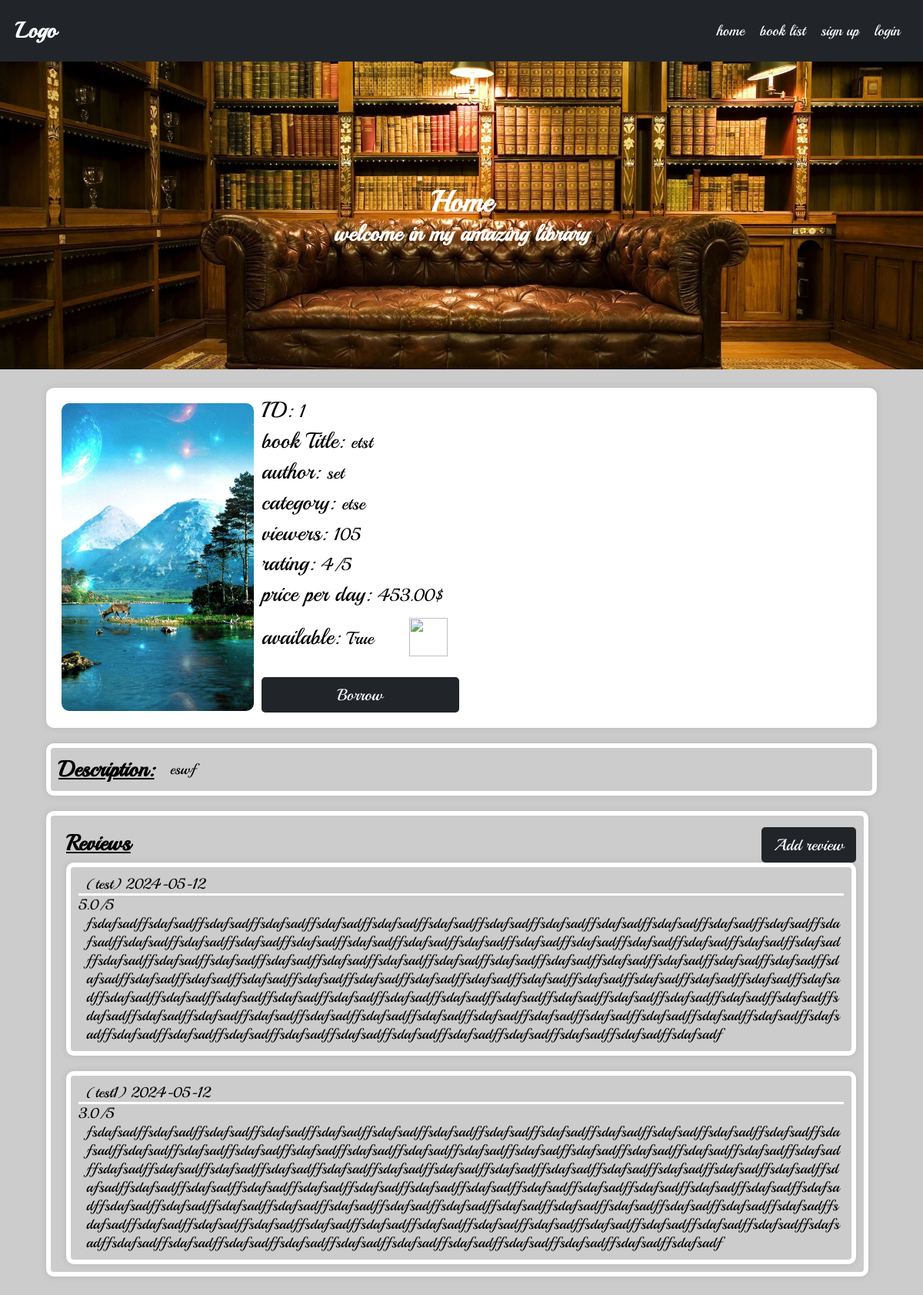
/books/sdfsdaf/, run on an earlier commit of the app's database.
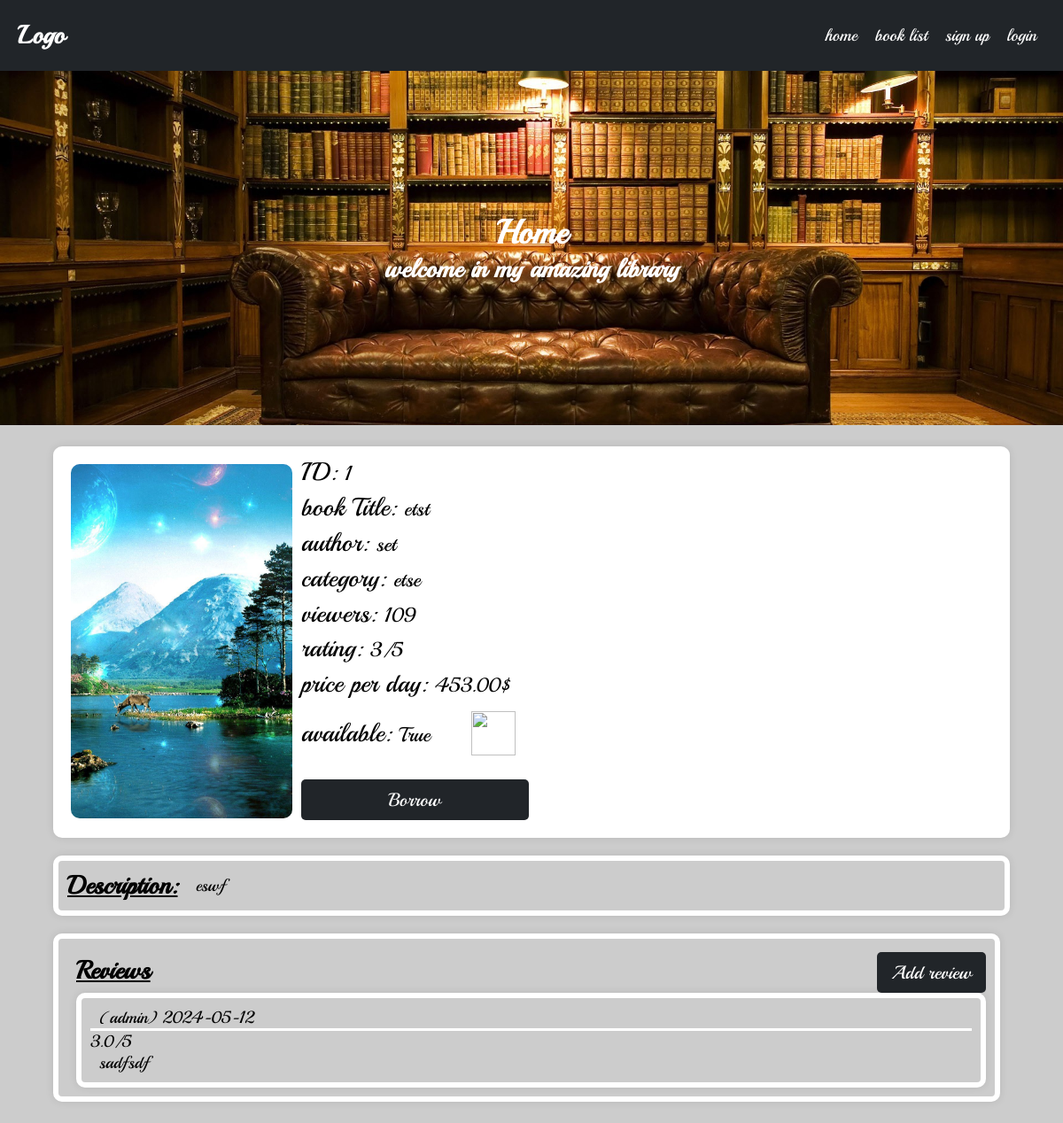
And on a later commit of the database.
### books/models.py (models this page shows, shortened)
class Book(BasicModel):
    uploaded_by = models.ForeignKey(User, on_delete=models.CASCADE, related_name='books')
    category = models.ForeignKey(Category, on_delete=models.CASCADE, related_name='books')
    viewers = models.ManyToManyField(User, through=Viewers, related_name='viewed_books')
    title = models.CharField(max_length=100)
    author = models.CharField(max_length=100)
    price = models.DecimalField(max_digits=5, decimal_places=2)
    description = models.TextField()
    borrower = models.ForeignKey(User, on_delete=models.SET_NULL, related_name='borrowed_books', null=True, blank=True)
    objects = BookManager()
    @property
    def is_borrowed(self):
        return self.borrower is not None
    @property
    def rating(self):
        return self.ratings.aggregate(avg_rating=Avg('rating'))['avg_rating'] or '~'
    @property
    def views(self):
        return self.user_viewers.aggregate(total_views=Sum('count'))['total_views'] or 0
    class Meta:
        verbose_name = 'Book'
        verbose_name_plural = 'Books'

class BookImage(BasicModel):
    image = models.ImageField(upload_to=book_cover_path, null=True, blank=True)
    book = models.OneToOneField(Book, on_delete=models.CASCADE, related_name='image', null=True, blank=True)
    class Meta:
        verbose_name = 'Book Image'
        verbose_name_plural = 'Book Images'
    @property
    def url(self):
        return self.image.url

### categories/models.py (models this page shows)
class Category(BasicModel):
    title = models.CharField(max_length=100)
    class Meta:
        verbose_name = 'Category'
        verbose_name_plural = 'Categories'
    def __str__(self):
        return self.title

### ratings/models.py (models this page shows, shortened)
class Rating(BasicModel):
    user = models.ForeignKey(User, on_delete=models.CASCADE, related_name='ratings')
    book = models.ForeignKey('books.Book', on_delete=models.CASCADE, related_name='ratings')
    rating = models.DecimalField(max_digits=3, decimal_places=1)
    review = models.TextField(blank=True, null=True)
    active = models.BooleanField(default=True)
    class Meta:
        verbose_name = 'rating'
        verbose_name_plural = 'ratings'

### books/views.py (the view)
# urls.py: path('<slug:slug>/', views.BookDetailView.as_view(), name='book_details'),
class BookDetailView(DetailView):
    model = Book
    def get_queryset(self):
        if (self.request.user.is_authenticated):
            Book.objects.active().get(slug=self.kwargs['slug']).increase_views(self.request.user)
        return Book.objects.active().filter(slug=self.kwargs['slug'])

### books/models.py (called while the page is built)
    def get_queryset(self):
        return queryset(self.model, using=self._db)

    def active(self):
        return self.get_queryset().filter(active=True)

### books/templatetags/custom_filters.py (called while the page is built)
@register.filter(name='not')
def not_gate(value):
    return not value

@register.filter(name='is_not_object_owner')
def is_not_object_owner(request_user, object_list):
    for obj in object_list:
        if obj.user == request_user:
            return True
    return False

### templates/books/book_detail.html (shortened to what this page needs)
{% extends "base.html" %}
{% load static %}
{% load custom_filters %}
{% block style %}
<link rel="stylesheet" href="{% static 'assets/css/details.css' %}">
{% endblock %}
{% block content %}
<div class="container details-container">
    <div class="row">
        <div class="col-sm-6 col-md-3 ">
            <img class="w-100" id="bookImg" src="{{object.image.url}}" alt="">
        </div>
        <div class="col-9 text-data">
            <div>ID: <span id="bookID"> {{object.id}}</span></div>
            <br/>
            <div>book Title: <span id="bookTitle"> {{object.title}}</span></div>
            <br/>
            <div>author: <span id="bookAuthor"> {{object.author}}</span></div>
            <br/>
            <div>category: <span id="bookCategory"> {{object.category}}</span></div>
            <br/>
            <div>viewers: <span id="bookViewers">  {{object.views}}</span></div>
            <br/>
            <div>rating: <span id="bookRating">  {{object.rating}}{% if object.rating != '~' %}/5{% endif %} </span>
            </div>
            <br/>
            <div>price per day: <span id="bookPrice">  {{object.price}}$</span></div>
            <br/>
            <div class="row" style="display:flex;flex-direction: row;align-items: center">
                <div class="col-3">available: <span id="bookAvailable">  {{object.is_borrowed|not}}</span></div>
                <div class="col-9">
                    <img class="love-icon" src="{% static 'assets/icons/heart-solid.svg' %}" alt="">
                </div>
            </div>
            <br/>
            {% if object.is_borrowed %}
            {% if request.user.id == object.borrower.id %}
            <button class="btn-2 btn-dark" onclick="urlRedirect('{% url 'return_book' object.slug %}')">Return</button>
            {% endif %}
            {% else %}
            <button class="btn-2 btn-dark" onclick="urlRedirect('{% url 'borrow_book' object.slug %}')">Borrow</button>
            {% endif %}
        </div>
    </div>
    <div class="row border-container">
        <h2>Description: </h2>
        <div id="bookDescription" style="word-break: break-word;">
            {{object.description}}
        </div>
    </div>
    <div class="row">
        <div class="col-12 border-container">
            <div class="row" style="justify-content: space-between">
                <div class="col-3">
                    <h2 style="text-decoration: underline">Reviews </h2>
                </div>
                {% if not request.user|is_not_object_owner:object.ratings.all %}
                <div class="col-3 text-right">
                    <button class="btn-dark btn-3" onclick="urlRedirect(`{% url 'add_rating' object.slug %}`)">Add review</button>
                </div>
                {% endif %}
            </div>
            {% if object.ratings.count > 0 %}
            <div id="bookReviews">
                {% for ratings in object.ratings.all %}
                {% if ratings.user != request.user %}
                <div class="review " {% if not forloop.last %} style="margin-bottom: 20px" {% endif %}>
                    <div class="border-container">
                        <div style="border-bottom: 3px solid white">
                            <span class="reviewer">({{ratings.user}})</span>
                            <span class="review-date">{{ratings.updated_at|date:"Y-m-d"}}</span>
                        </div>
                        <span class="review-content">{{ratings.rating}}/5</span>
                        <div class="review-content" style="word-break: break-word;">{{ratings.review}}</div>
                    </div>
                </div>
                {% endif %}
                {% endfor %}
            </div>
            {% else %}
            <div>No reviews yet</div>
            {% endif %}
        </div>
    </div>
</div>
    {% endblock %}

### templates/base.html (shortened to what this page needs)
{% load static %}
<!DOCTYPE html>
<html lang="en">
<head>
    <link rel="stylesheet" href="{% static 'assets/css/utilities.css' %}">
    {% block style %}
    {% endblock %}
</head>
<body>
    <nav id="nav">
        <div class="first">
            <div id="logo"><a href="{% url 'home' %}">Logo</a></div>
        </div>
        <ul>
            <li><a href="{% url 'home' %}">home</a></li>
            <li><a href="{% url 'book_list' %}">book list</a></li>
            {% if user.is_anonymous %}
                <li><a href="{% url 'signup' %}">sign up</a></li>
                <li><a href="{% url 'login' %}">login</a></li>
            {% else %}
                {% if user.is_superuser %}
                    <li><a href="">dashboard</a></li>
                {% endif %}
                <li><a href="{% url 'logout' %}">logout</a></li>
            {% endif %}
        </ul>
    </nav>
{% block header %}
<header>
    <img src="{% static 'assets/images/header.jpg' %}" alt="header image">
    <h1> Home</h1>
    <h2> welcome in my amazing library</h2>
</header>
{% endblock %}
    {% block content %}
    {% endblock %}
</body>
</html>

### static/assets/css/utilities.css (style rules this page uses)
:root { font-size: 19px; }
* { box-sizing: border-box; margin: 0; padding: 0; font-family: Playball, cursive; }
body { padding-top: 80px; background-color: #ccc; min-height: 100dvh; }
nav { position: fixed; top: 0; width: 100%; height: 80px; background-color: #212529; color: white; display: flex; justify-content: space-between; align-items: center; padding: 0 20px; overflow: hidden; transition: min-height 0.2s linear; z-index: 2; }
nav > .first { display: flex; justify-content: space-between; flex-direction: row; align-items: center; }
nav > .first #logo > a { font-size: 1.5rem; text-decoration: none; color: white; font-weight: bold; }
nav > ul { display: flex; list-style: none; }
nav > ul > li { margin: 0 10px; }
nav > ul > li > a { text-decoration: none; color: white; font-size: 1rem; transition: color 0.2s linear; }
header { width: 100%; height: 400px; color: white; display: flex; flex-direction: column; align-items: center; justify-content: center; position: relative; }
header > img { width: 100%; height: 400px; object-fit: cover; position: absolute; top: 0; left: 0; z-index: -1; }
.container { width: 90%; display: flex; justify-content: center; align-items: center; flex-direction: column; gap: 20px; margin: 2% auto; }
.container .row { width: 100%; display: flex; justify-content: flex-start; align-items: center; flex-direction: row; row-gap: 20px; column-gap: 1%; flex-wrap: wrap; }
.container .row .col-3 { width: calc(8.3333333333% * 3 - 1%); }
.container .row .col-9 { width: calc(8.3333333333% * 9 - 1%); }
.container .row .col-12 { width: calc(8.3333333333% * 12 - 1%); }
@media screen and (min-width: 768px) { .container .row .col-sm-6 { width: calc(8.3333333333% * 6 - 1%); } }
@media screen and (min-width: 992px) { .container .row .col-md-3 { width: calc(8.3333333333% * 3 - 1%); } }
.w-100 { width: 100% !important; }
.btn-2 { width: calc(16.6666666667% * 2); padding: 10px; border: none; border-radius: 5px; margin-top: 5px; outline: none; cursor: pointer; font-size: 1.1rem; }
.btn-3 { width: calc(16.6666666667% * 3); padding: 10px; border: none; border-radius: 5px; margin-top: 5px; outline: none; cursor: pointer; font-size: 1.1rem; }
.btn-dark { background-color: #212529; color: white; }
.text-right { text-align: right; }
.love-icon { width: 50px; height: 50px; cursor: pointer; }

### static/assets/css/details.css (style rules this page uses)
.details-container > .row:first-child { background-color: white; padding: 20px; border-radius: 10px; box-shadow: 0 0 10px rgba(0, 0, 0, 0.1); font-size: 1.5rem; line-height: 0.7; }
.details-container > .row:first-child > div > img { border-radius: 10px; height: 400px; object-fit: cover; box-shadow: 0 0 10px rgba(0, 0, 0, 0.1) inset; }
.details-container > .row:first-child span { font-size: 1.2rem; }
.border-container { border: 6px solid white; border-radius: 10px; box-shadow: 0 0 10px rgba(0, 0, 0, 0.1); padding: 10px; }
.border-container > h2 { text-decoration: underline; }
.border-container > div { padding-left: 10px; }

What changed in the data, as far as the page shows it:
removed Rating: user "test", updated_at "2024-05-12", rating "5.0", review "fsdafsadffsdafsadffsdafsadffsdafsadffsdafsadffsdafsadffsdafsadffsdafsadffsdafsadffsdafsadffsdafsadffsdafsadffsdafsadffsdafsadffsdafsadffsdafsadffsdafsadffsdafsadffsdafsadffsdafsadffsdafsadffsdafsadffsdafsadffsdafsadffsdafsadffsdafsadffsdafsadffsdafsadffsdafsadffsdafsadffsdafsadffsdafsadffsdafsadffsdafsadffsdafsadffsdafsadffsdafsadffsdafsadffsdafsadffsdafsadffsdafsadffsdafsadffsdafsadffsdafsadffsdafsadffsdafsadffsdafsadffsdafsadffsdafsadffsdafsadffsdafsadffsdafsadffsdafsadffsdafsadffsdafsadffsdafsadffsdafsadffsdafsadffsdafsadffsdafsadffsdafsadffsdafsadffsdafsadffsdafsadffsdafsadffsdafsadffsdafsadffsdafsadffsdafsadffsdafsadffsdafsadffsdafsadffsdafsadffsdafsadffsdafsadffsdafsadffsdafsadffsdafsa…"
removed Rating: user "test1", updated_at "2024-05-12", rating "3.0", review "fsdafsadffsdafsadffsdafsadffsdafsadffsdafsadffsdafsadffsdafsadffsdafsadffsdafsadffsdafsadffsdafsadffsdafsadffsdafsadffsdafsadffsdafsadffsdafsadffsdafsadffsdafsadffsdafsadffsdafsadffsdafsadffsdafsadffsdafsadffsdafsadffsdafsadffsdafsadffsdafsadffsdafsadffsdafsadffsdafsadffsdafsadffsdafsadffsdafsadffsdafsadffsdafsadffsdafsadffsdafsadffsdafsadffsdafsadffsdafsadffsdafsadffsdafsadffsdafsadffsdafsadffsdafsadffsdafsadffsdafsadffsdafsadffsdafsadffsdafsadffsdafsadffsdafsadffsdafsadffsdafsadffsdafsadffsdafsadffsdafsadffsdafsadffsdafsadffsdafsadffsdafsadffsdafsadffsdafsadffsdafsadffsdafsadffsdafsadffsdafsadffsdafsadffsdafsadffsdafsadffsdafsadffsdafsadffsdafsadffsdafsadffsdafsadffsdafsadffsdafsadffsdafsa…"
computed for Book "etst": views "105" → "109"; rating "4" → "3"
added Rating: user "admin", updated_at "2024-05-12", rating "3.0", review "sadfsdf"
